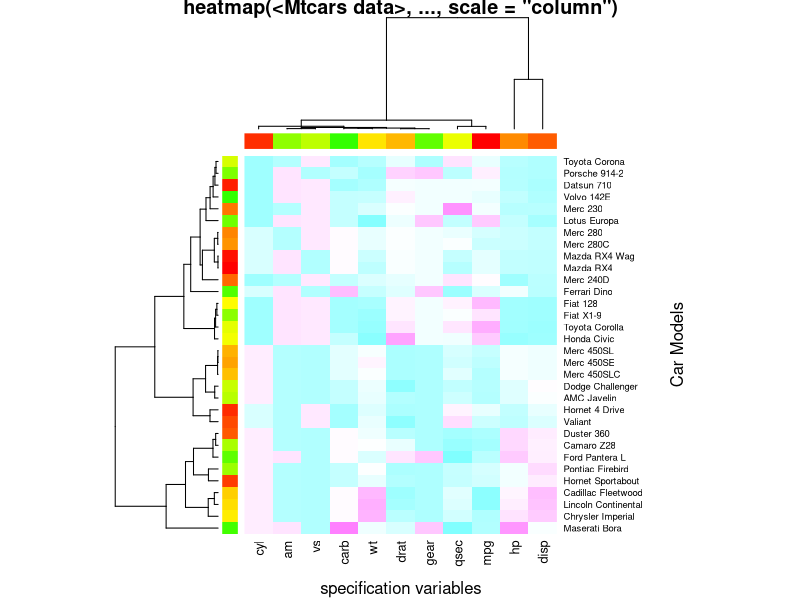

Write R code to recreate this figure.
# R Graph Gallery  http://addictedtor.free.fr/graphiques/
layout(matrix(1:1))
#--------------------------------------------------------

x  <- as.matrix(mtcars) 
rc <- rainbow(nrow(x), start=0, end=.3) 
cc <- rainbow(ncol(x), start=0, end=.3) 
hv <- heatmap(x, col = cm.colors(256), scale="column", 
              RowSideColors = rc, ColSideColors = cc, margin=c(5,10),
              xlab = "specification variables", ylab= "Car Models",
              main = "heatmap(<Mtcars data>, ..., scale = \"column\")")
str(hv) # the two re-ordering index vectors 


#--------------------------------------------------------
layout(matrix(1:1)) 